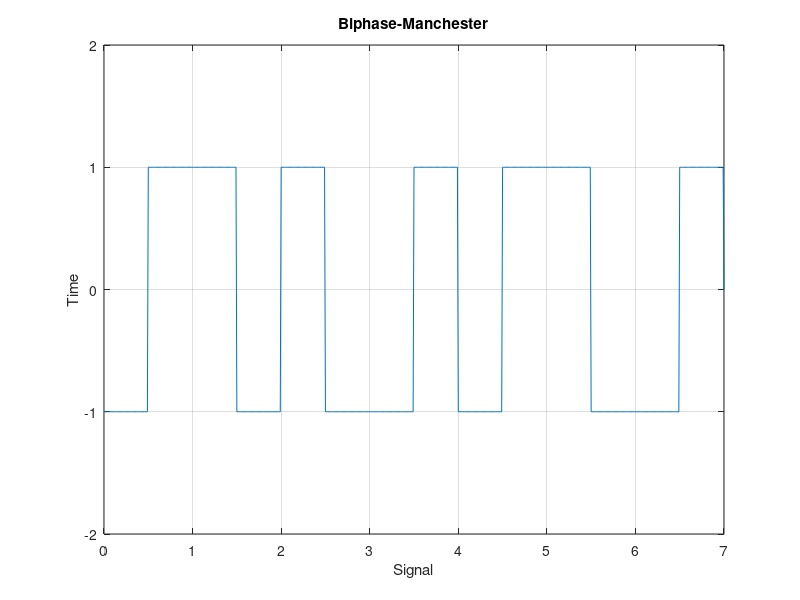

Recreate this plot in MATLAB.
clc;
clear;

bits = [1,0,0,1,1,0,1];
n = 100;
T = length(bits);
N = n*T;

t = 0:1/n:T;
x = zeros(1,length(t));

half = n/2;
for i = 1:T
  if bits(i) == 1
    k = 1;
  else
    k = -1;
  end
  x((i-1)*n+1:i*n-half) = -k;
  x(i*n-half+1:i*n) = k;
end

plot(t,x);
axis([0,T,-2,2]);
grid on;

title('Biphase-Manchester');
xlabel('Signal');
ylabel('Time');




